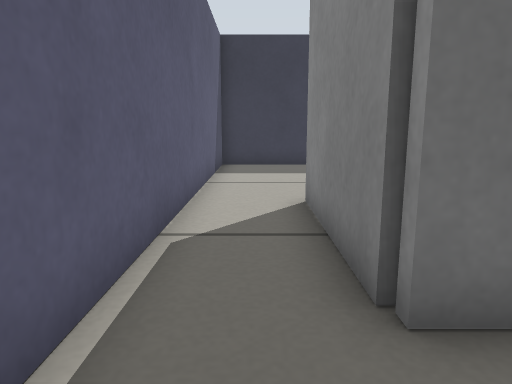
view 1 (above)

16 first-person views from a walk through a Gazebo world. The camera is 0.3 m above the floor, tilts 10° down and sees 70° across. The floor is counted in squares, 0.2 m on a side. Each view is taken from the middle of a square. On the plan, view 1 faces up. The plan holds only what a view shows up to about 16 squares ahead; the rest is blank.

view 2
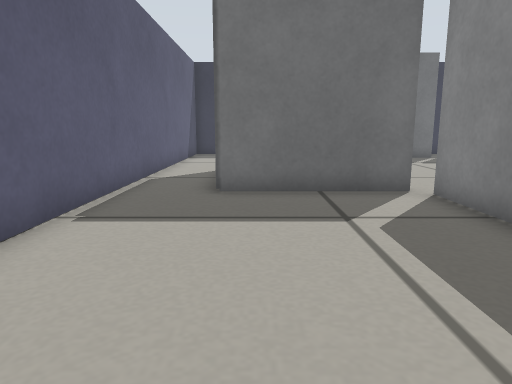

view 3
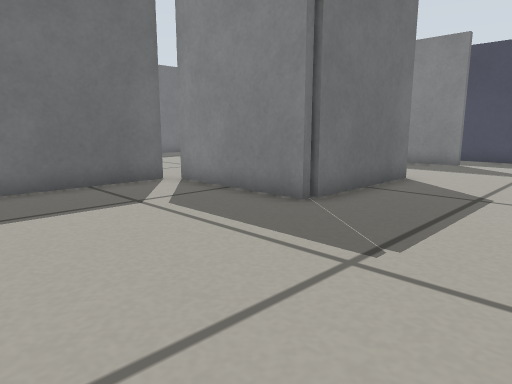

view 4
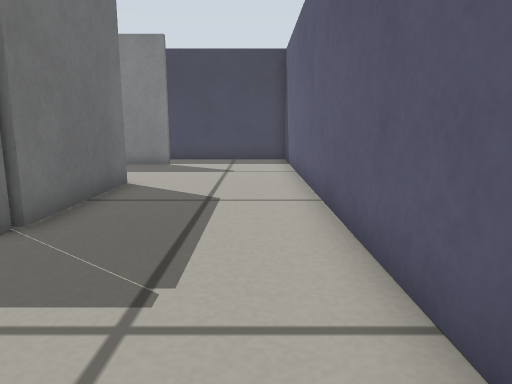

view 5
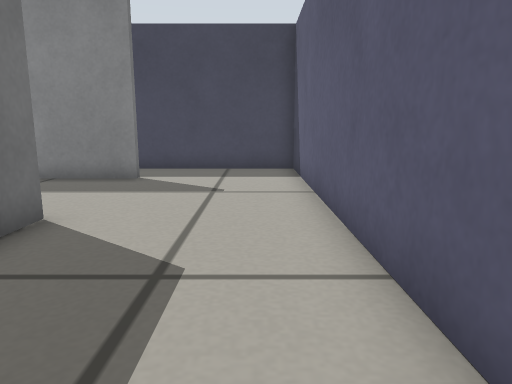

view 6
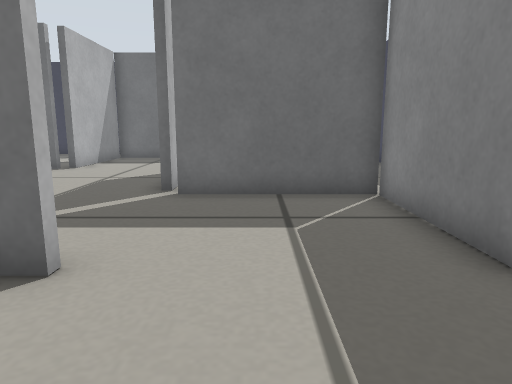

view 7
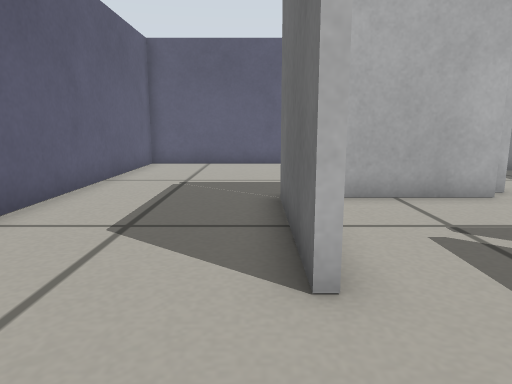

view 8
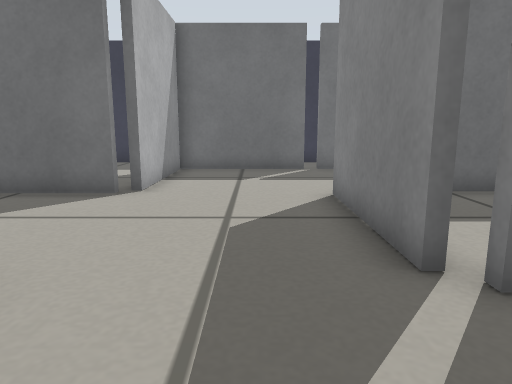

view 9
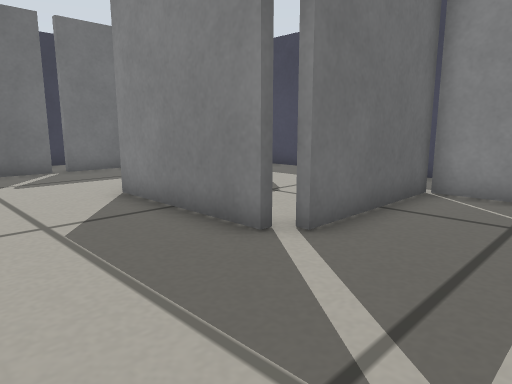

view 10
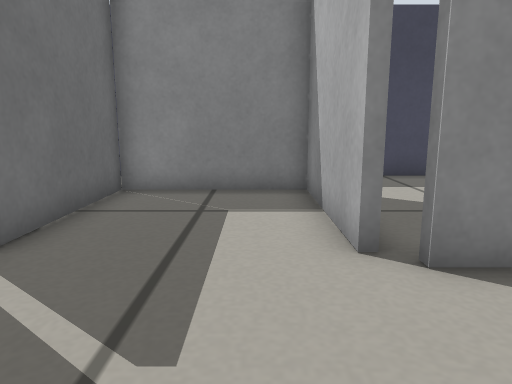

view 11
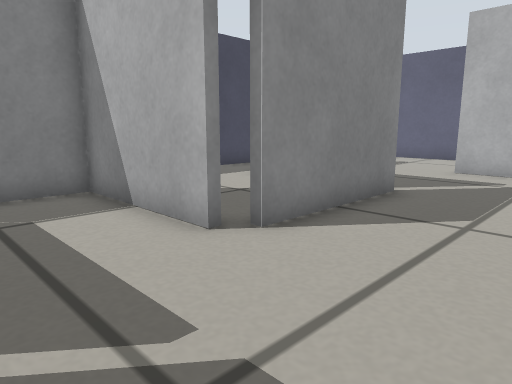

view 12
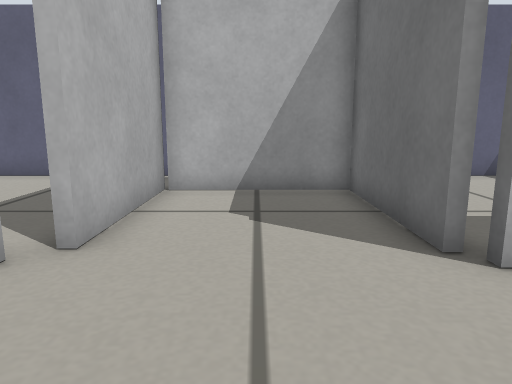

view 13
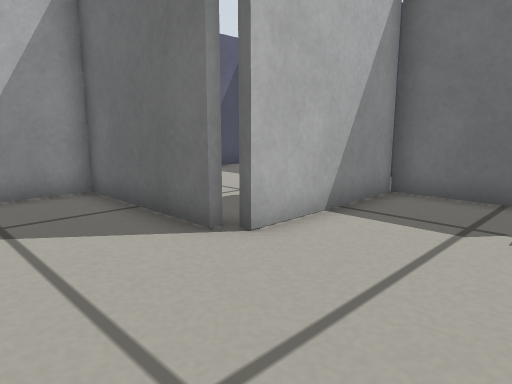

view 14
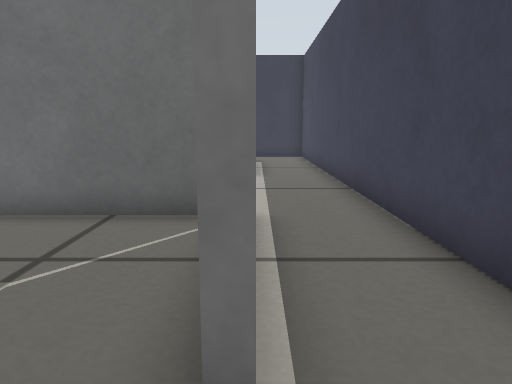

view 15
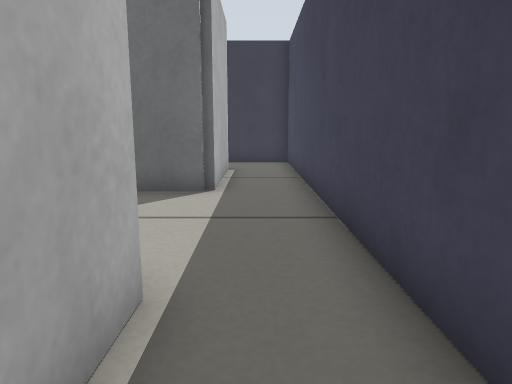

view 16
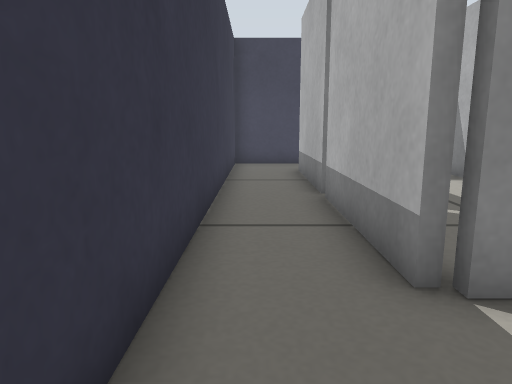

### Floor plan
Points are (right, up) in squares from view 1. A wall is a line through its corners. A room is listed if a view was taken in it or the views show most of it. See-through windows are left out.
Room 1 (views 1, 2, 3, 4, 5, 6, 7, 14)
walls: (11, -2.5) (6, -2.5) (6, 2.2); (5.8, 2.5) (1, 2.5) (1, 7.5); (15.8, -2.5) (15.8, -1.5); (-1.4, 8.5) (-1.4, -7.4) (16.4, -7.4)
ways out: opening at (13, -2) to room 2; opening at (16, -5) to room 4; opening at (-0.5, 7.5) to room 5
Room 2 (views 8, 9)
walls: (10.7, 2.6) (10.7, 3.6); (9.2, -2.2) (11, -2.2); (6.3, 2.2) (6.3, -1.1); (15.8, -1.5) (15.8, 2.1) (11.1, 2.1)
ways out: opening at (13, -2) to room 1; opening at (8.5, 2.5) to room 3
Room 3 (views 10, 11, 12, 13)
walls: (5.9, 7.3) (1.3, 7.3) (1.3, 2.8) (5.8, 2.8); (11.1, 7.8) (15.8, 7.8) (15.8, 12.3) (11.1, 12.3); (10.7, 3.6) (10.7, 7.2); (10.9, 12.3) (6.3, 12.3) (6.3, 7.6)
ways out: opening at (8.5, 2.5) to room 2; gap at (11, 12) to room 5
Room 4 (view 15)
walls: (16, 2.1) (16, 0.2); (15.8, 7.5) (13.6, 7.5); (10.9, 3.4) (10.9, 2.6); (16, 12.2) (16, 7.8); (16.4, -7.4) (18.4, -7.4) (18.4, 12.4)
ways out: opening at (16, -5) to room 1; opening at (17.5, 13) to room 5
Room 5 (view 16)
walls: (6, 11.8) (6, 12.2); (6.1, 12.5) (10.8, 12.5); (11.1, 12.5) (15.8, 12.5); (18.4, 12.4) (18.4, 14.9) (-1.4, 14.9) (-1.4, 8.5)
ways out: opening at (-0.5, 7.5) to room 1; gap at (11, 12) to room 3; opening at (17.5, 13) to room 4

Positions as (right, up) in squares from view 1, and headings:
1: (0, 0), facing up
2: (2, -6), facing up
3: (0, -7), facing up-right
4: (1, -6), facing right
5: (5, -6), facing right
6: (13, -6), facing up
7: (14, -3), facing left
8: (9, -1), facing up
9: (7, -1), facing up-right
10: (7, 9), facing right
11: (7, 11), facing down-right
12: (10, 5), facing left
13: (10, 4), facing up-left
14: (16, -4), facing up
15: (17, -1), facing up
16: (3, 14), facing right
